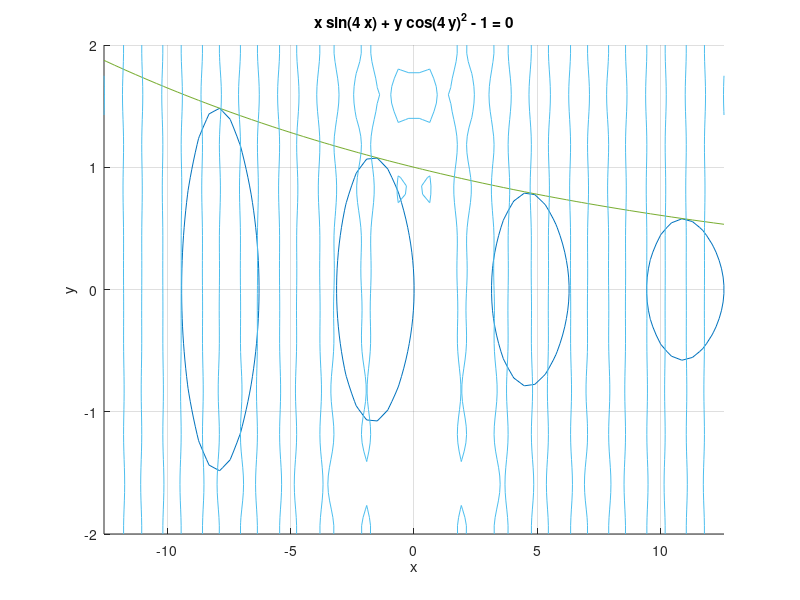

Write MATLAB code to recreate this figure.
b = [-4*pi, 4*pi, -2, 2];
hold on

g = ezplot('y^2 + exp(-0.1 * x) * sin(x)', b);
g = ezplot('y - sqrt(exp(-0.1 * x))', b);

grid on
#axis equal


g = ezplot('x*sin(4*x) + y*cos(4*y)^2 - 1', b);
